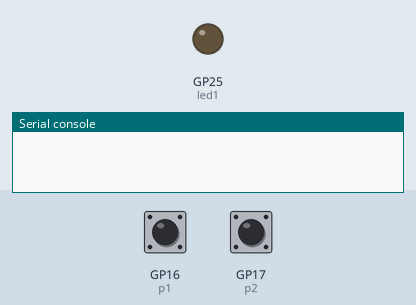
A program run on a simulated Raspberry Pi Pico running MicroPython. On the bench: output pins drawn as LEDs (lit = HIGH), the last lines printed to the serial console. The inputs (shaded band) are chosen by the test bench; at power-on: GP16 (p1) HIGH, GP17 (p2) HIGH.

Above: at 2.8 s.
At 7.0 s:
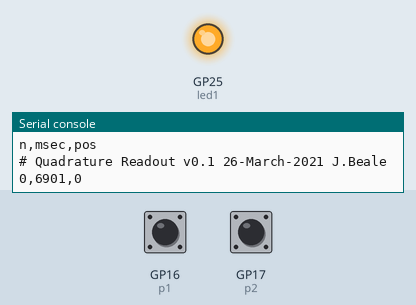
Timing chart, 0 to 8.5 s (numbered marks = the images above):
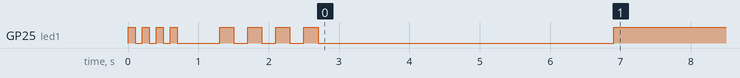

The program:

QuadEncSimple.py
```python
# Track quadrature encoder position using all four edges
# MicroPython for Raspberry Pi Pico (RP2040)
# J.Beale 26-MAR-2021

"""
A,B output signals from a quadrature encoder
                _______         _______
A        ______/       \_______/       \______
            _______         _______         __
B        __/       \_______/       \_______/
           1   2   3   4   5   6  ...

Record A, B levels at each transition (1, 2, 3, ...)
Use lookup table to find change in encoder position (+1, 0, -1)

    GP## numbering as per RasPi Pico pinout on p.4 of
https://datasheets.raspberrypi.org/pico/pico-datasheet.pdf
"""

import rp2                 # rp2.PIO, rp2.asm_pio
import machine as m        # m.freq, m.Pin
import utime               # utime.sleep, utime.ticks

#MFREQ = 250000000  # CPU frequency in Hz (typ. 125 MHz; Overclock to 250 MHz)
MFREQ = 125000000  # CPU frequency in Hz (typ. 125 MHz; Overclock to 250 MHz)

VERSION = "Quadrature Readout v0.1 26-March-2021 J.Beale"
# ------------------------------------------------------------

# monitor falling and rising edges on an input pin
@rp2.asm_pio()
def trackPin():

    wrap_target()
                     # wait for Pin(x) to go high
    label('loop')
    jmp(pin, 'exit') # exit loop when inputPin is high
    jmp('loop')
    label('exit')

    # ====             send out X counter value
    mov(isr,x)       # transfer X to input shift register
    push()           # transfer shift register to FIFO
    in_(pins, 2)     # read two bits (Pin1,Pin2) into ISR
    push()           # send them to FIFO (also zeroing ISR)
    irq(noblock, 0x10)  # notify main code

                     # wait for Pin(x) to go low
    label('loop2')
    jmp(pin, 'loop2')  # continue loop while inputPin is high

    # ====            send out data on FIFO
    mov(isr,x)       # transfer X to input shift register
    push()           # transfer shift register to FIFO
    in_(pins, 2)     # read two bits (Pin1,Pin2) into ISR
    push()           # send them to FIFO (also zeroing ISR)
    irq(noblock, 0x10)  # notify main code
    wrap()
# -----------------------------------------

def vBlink(p,t,n):      # blink LED on pin p, duration t milliseconds, repeat n times
    for i in range(n):
        p.value(1)
        utime.sleep_ms(t)
        p.value(0)      # Pico, ESP32: 0 means LED off
        utime.sleep_ms(t)
# -----------------------------------------

def irq_handle(sm):            # handle interrupt
      global stateEnc, uFlag
      global luTable, countEnc

      sm.get()                 # this value reserved for future use
      ps = sm.get()            # pin state P2,P1
      stateEnc = ((stateEnc&0b11)<<2) | ps
      countEnc += luTable[stateEnc]  # count up or down
      uFlag = 1   # add bit pattern to flag

# -----------------------------------------
def main():
    global stateEnc  # 4-bit pin state variable (p2old,p1old,p2new,p1new)
    global uFlag     # data update flag
    global luTable   # encoder output lookup table
    global countEnc  # current encoder position

    m.freq(MFREQ)      # set CPU frequency; not necessarily the default 125 MHz
    uFlag = False    # haven't got any new data yet
    led1 = m.Pin(25, m.Pin.OUT)              # set pin 25 (driving onboard LED) to output
    led1.off()

    vBlink(led1,100,4)  # 4 short, 4 long blinks to indicate program start
    utime.sleep_ms(500)
    vBlink(led1,200,4)
    utime.sleep_ms(4000)  # delay allows starting recording program

    # quadrature encoder pin-state lookup, 4 bit index of last & current value of A,B inputs
    #          0  1  2  3  4  5  6  7  8  9  10  11  12  13  14  15
    luTable = [0,-1,+1, 0,+1, 0, 0,-1,-1, 0, 0,  +1,  0, +1, -1,  0]  # for both pins P1,P2

    stateEnc = 0  # initial encoder state
    countEnc = 0  # intiial encoder position

    p1 = m.Pin(16,m.Pin.IN, m.Pin.PULL_UP)   # Channel A / Pin1 input
    p2 = m.Pin(17,m.Pin.IN, m.Pin.PULL_UP)   # Channel B / Pin2 input

    fsm = int(MFREQ/1000)  # rate of state machine (up to full CPU frequency)
    sm0 = rp2.StateMachine(0, trackPin, freq=fsm, in_base=p1, jmp_pin=p1)   # sm 0-3 in first PIO instance
    sm1 = rp2.StateMachine(1, trackPin, freq=fsm, in_base=p1, jmp_pin=p2)

    sm0.irq(irq_handle)  # set interrupt handler
    sm1.irq(irq_handle)

    sm0.active(1)  # start the state machines running
    sm1.active(1)

    print("n,msec,pos")  # CSV header line
    print("# %s" % VERSION)
    pCnt = 0
    dRatio = 1
    while True:
        if uFlag:          # update flag true when new data available
          uFlag = 0        # reset the flag that interrupt handler set
          ms = utime.ticks_ms()  # current time in milliseconds
          print("%d,%d,%d" % (pCnt,ms,countEnc))
          pCnt += 1           # count how many updates we've printed
          led1.toggle()       # LED on every other reading to show activity

# ---------  End Main Loop  -----------------------------------------

main()
```

Measured:
- by itself, GP25 (led1): goes 3 × (LOW 0.10 s, HIGH 0.10 s), LOW 0.60 s, 3 × (HIGH 0.20 s, LOW 0.20 s), HIGH 0.20 s, LOW 4.2 s, then HIGH
